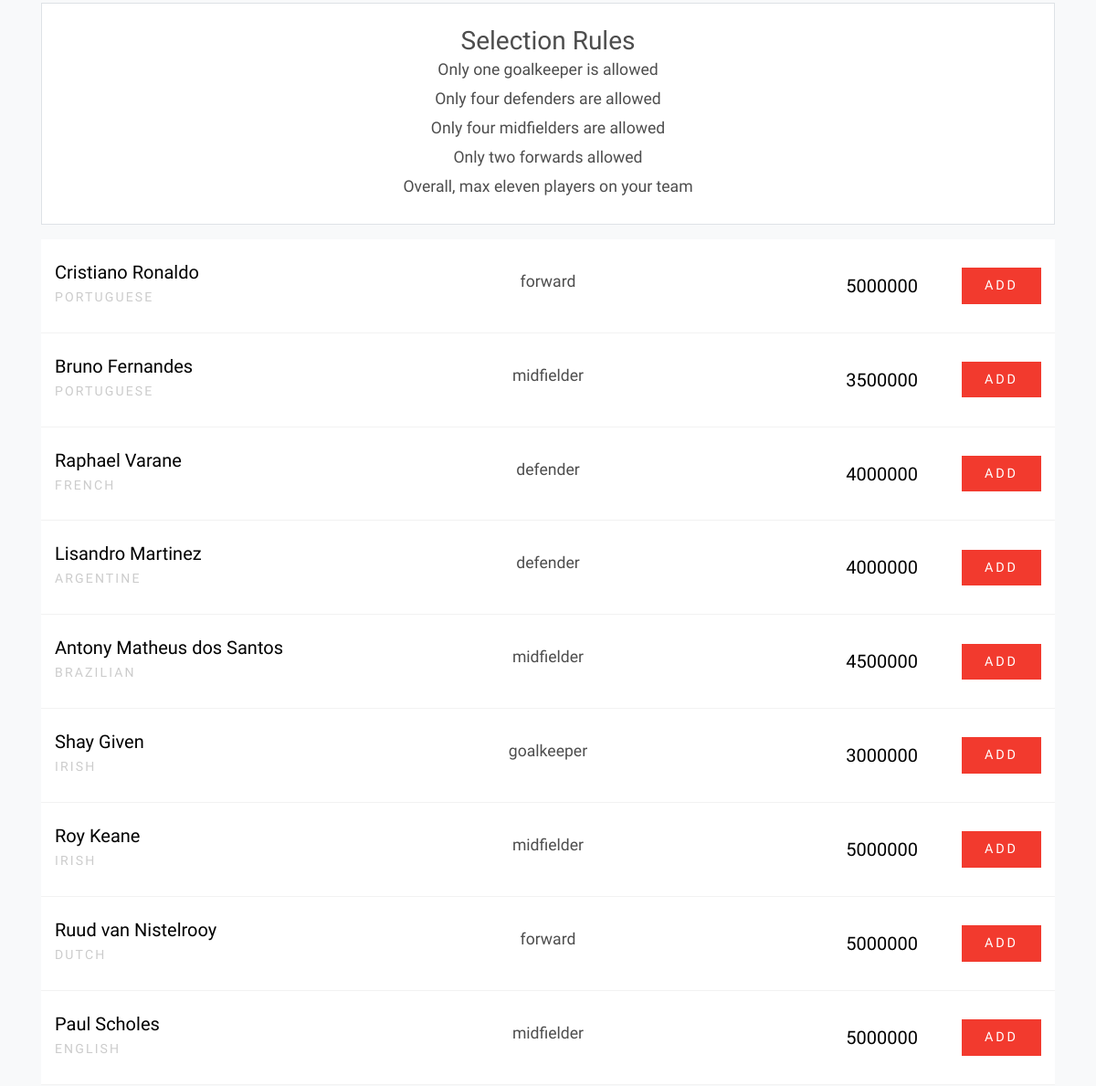
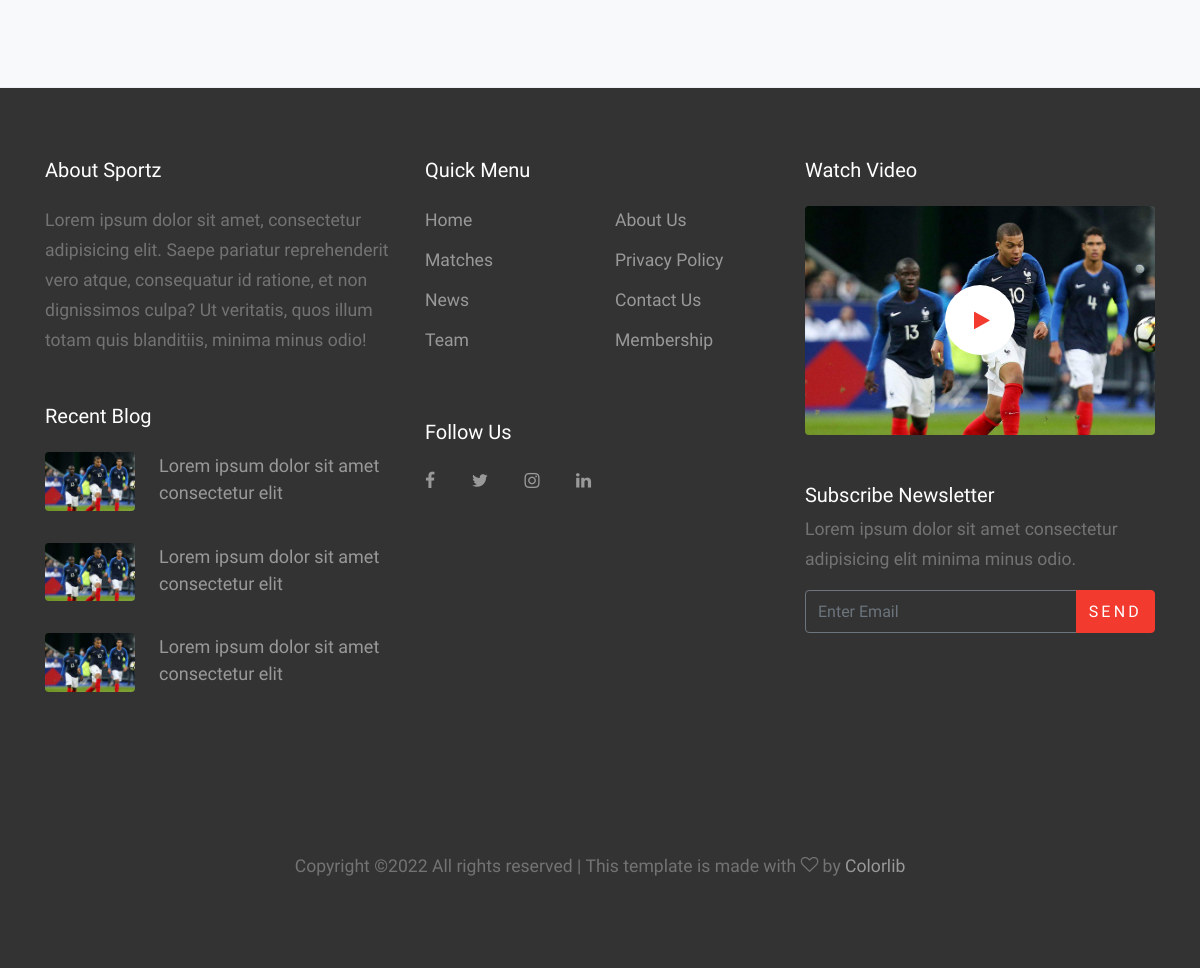
The page /players/ (signed in, lower part) on the database as committed earlier (2 pictures, top to bottom).
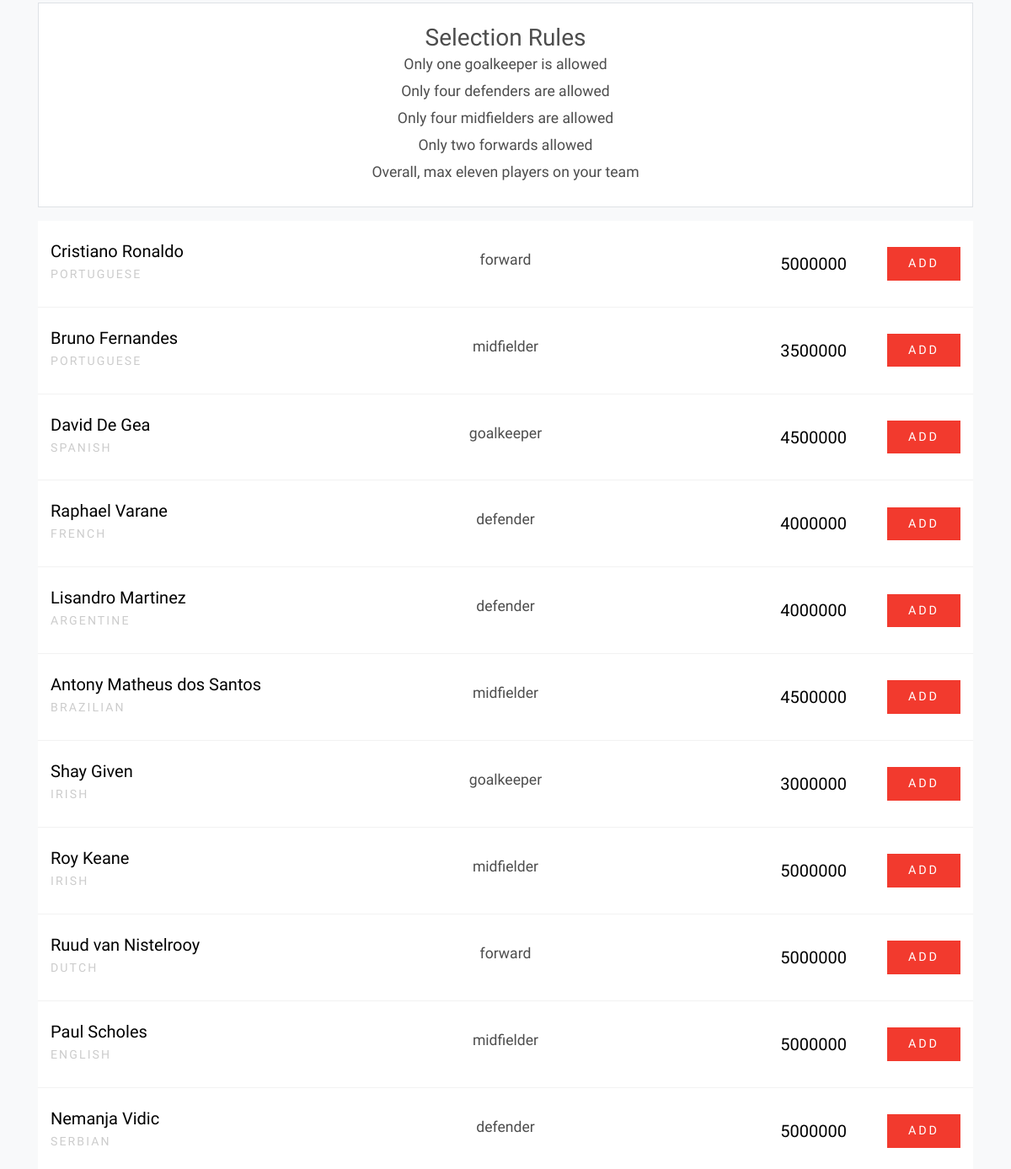
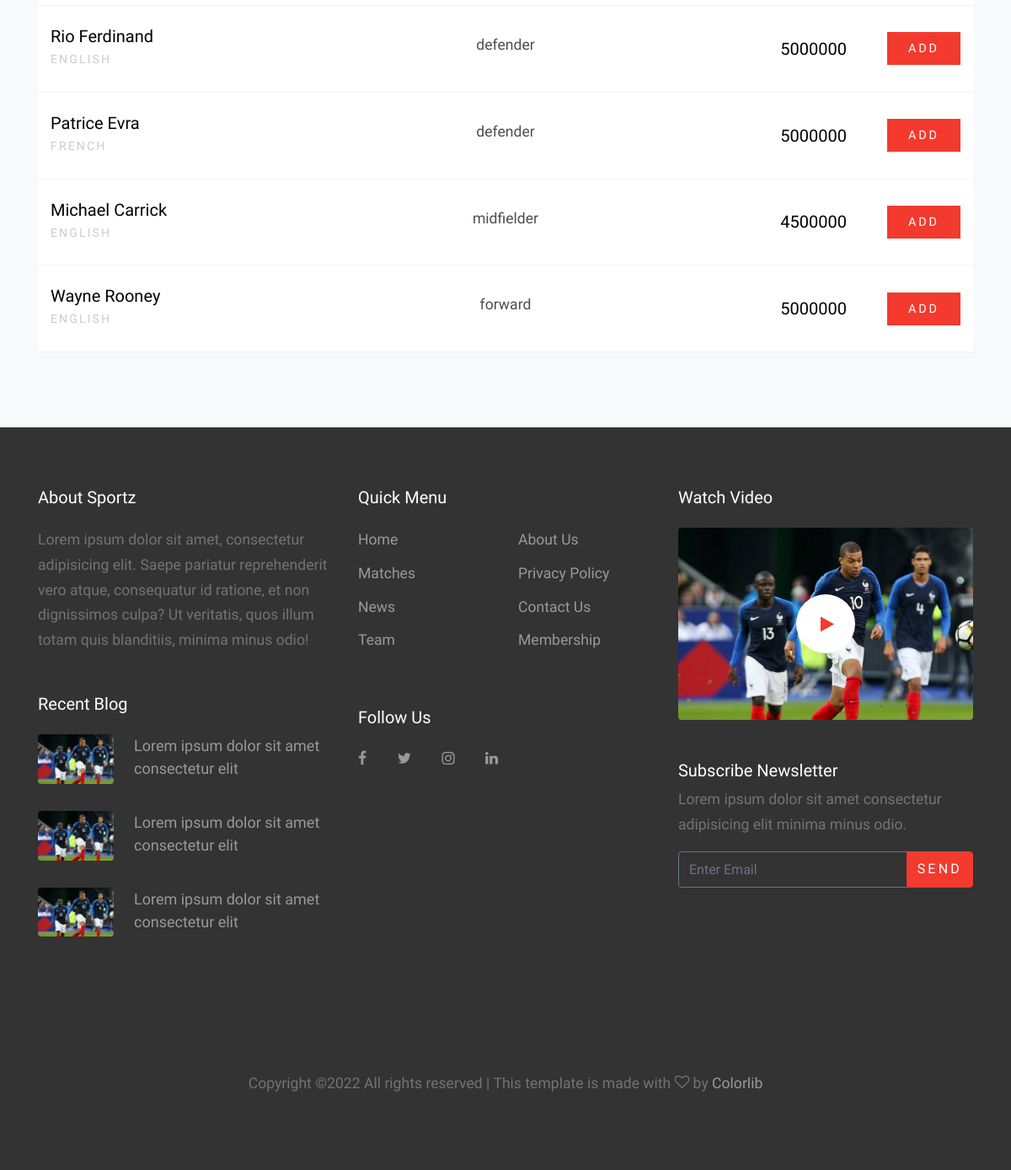
The same page on the database as committed later (2 pictures, top to bottom).
### players/models.py (models this page shows)
class PlayerList(models.Model):
    userid = models.IntegerField(null=True)
    firstname = models.CharField(max_length=255)
    surname = models.CharField(max_length=255)
    nationality = models.CharField(max_length=255)
    position = models.CharField(max_length=255)
    value = models.IntegerField()

### players/views.py (the view)
# urls.py: path('players/', include(('players.urls', 'players'), namespace='players')),
def players(request):
  userLoggedIn = ""
  if "user" in request.session:
    userLoggedIn = UserLoginReg.objects.get(id=request.session['user'])
    if userLoggedIn:
      playersList = PlayerList.objects.filter(userid=None)
      context= {
        'playersList' : playersList,
        'user' : userLoggedIn,
        'request': request.session['user']
      }
    template = loader.get_template('players.html')
    if userLoggedIn:
      return HttpResponse(template.render(context, request))
  else:
    return redirect("loginregistration:login")

### players/templates/players.html (shortened to what this page needs)
{% extends 'master.html' %}
{% load static %}
  {% block main %}
    <div class="site-blocks-vs site-section bg-light">
      <div class="container">
        <div class="row">
          <div class="col-md-12 h-100">
            <div class="p-4 border mb-3 bg-white" style="text-align: center;">
              <h3 class="mb-0">Selection Rules</h3>
              <table class="scoring" style="margin-left: auto;margin-right:auto;">
                <tr>
                    <td>Only one goalkeeper is allowed</td>
                </tr>
                <tr>
                    <td>Only four defenders are allowed</td>
                </tr>
                <tr>
                    <td>Only four midfielders are allowed</td>
                </tr>
                <tr>
                    <td>Only two forwards allowed</td>
                </tr>
                <tr>
                  <td>Overall, max eleven players on your team</td>
                </tr>
              </table>
            </div>
          </div>
        </div>
        <div class="row">
          <div class="col-md-12">
            <div class="row align-items-center">
              <div class="col-md-12">
                {% for x in playersList %}
                  <div class="row bg-white align-items-center ml-0 mr-0 py-4 match-entry">
                    <div class="col-md-4 col-lg-4 mb-4 mb-lg-0">
                      <div class="text-center text-lg-left">
                        <div class="d-block d-lg-flex align-items-center">
                          <div class="text">
                            <h3 class="h5 mb-0 text-black">{{ x.firstname }} {{ x.surname }}</h3>
                            <span class="text-uppercase small country">{{ x.nationality }}</span>
                          </div>
                        </div>
                      </div>
                    </div>
                    <div class="col-md-4 col-lg-4 text-center mb-4 mb-lg-0">
                      <div class="d-inline-block">
                        <div class=" py-2 px-4 mb-2 d-inline-block rounded">{{ x.position }}</div>
                      </div>
                    </div>
                    <div class="col-md-4 col-lg-4 text-center text-lg-right">
                      <div class="">
                        <div class="d-block d-lg-flex align-items-center">
                          <div class="text w-100">
                            <h3 class="h5 mb-0 text-black">{{ x.value }}</h3>
                          </div>
                          <div class="mb-0 ml-5">
                            <a href="/players/{{x.id}}" class="btn btn-primary btn-sm px-4 py-2 rounded-0">
                              Add
                            </a>
                          </div>
                        </div>
                      </div>
                    </div>
                  </div>
                {% endfor %}
              </div>
            </div>
          </div>
        </div>
      </div>
    </div>
{% endblock %}

### templates/master.html (shortened to what this page needs)
{% load static %}
<!DOCTYPE html>
<html lang="en">
  <head>
    <link rel="stylesheet" href="{% static 'fonts/icomoon/style.css' %}">
    <link rel="stylesheet" href="{% static 'css/bootstrap.min.css' %}">
    <link rel="stylesheet" href="{% static 'css/magnific-popup.css' %}">
    <link rel="stylesheet" href="{% static 'css/jquery-ui.css' %}">
    <link rel="stylesheet" href="{% static 'css/owl.carousel.min.css' %}">
    <link rel="stylesheet" href="{% static 'css/owl.theme.default.min.css' %}">
    <link rel="stylesheet" href="{% static 'css/aos.css' %}">
    <link rel="stylesheet" href="{% static 'css/style.css' %}">
  </head>
  <body>
  <div class="site-wrap">
    {% block main %}
    {% endblock %}
    <footer class="site-footer border-top">
        <div class="container">
          <div class="row">
            <div class="col-lg-4">
              <div class="mb-5">
                <h3 class="footer-heading mb-4">About Sportz</h3>
                <p>Lorem ipsum dolor sit amet, consectetur adipisicing elit. Saepe pariatur reprehenderit vero atque, consequatur id ratione, et non dignissimos culpa? Ut veritatis, quos illum totam quis blanditiis, minima minus odio!</p>
              </div>
              <div class="mb-5">
                <h3 class="footer-heading mb-4">Recent Blog</h3>
                <div class="block-25">
                  <ul class="list-unstyled">
                    <li class="mb-3">
                      <a href="#" class="d-flex">
                        <figure class="image mr-4">
                          <img src="{% static 'images/img_1.jpg' %}" alt="" class="img-fluid">
                        </figure>
                        <div class="text">
                          <h3 class="heading font-weight-light">Lorem ipsum dolor sit amet consectetur elit</h3>
                        </div>
                      </a>
                    </li>
                    <li class="mb-3">
                      <a href="#" class="d-flex">
                        <figure class="image mr-4">
                          <img src="{% static 'images/img_1.jpg' %}" alt="" class="img-fluid">
                        </figure>
                        <div class="text">
                          <h3 class="heading font-weight-light">Lorem ipsum dolor sit amet consectetur elit</h3>
                        </div>
                      </a>
                    </li>
                    <li class="mb-3">
                      <a href="#" class="d-flex">
                        <figure class="image mr-4">
                          <img src="{% static 'images/img_1.jpg' %}" alt="" class="img-fluid">
                        </figure>
                        <div class="text">
                          <h3 class="heading font-weight-light">Lorem ipsum dolor sit amet consectetur elit</h3>
                        </div>
                      </a>
                    </li>
                  </ul>
                </div>
              </div>
            </div>
            <div class="col-lg-4 mb-5 mb-lg-0">
              <div class="row mb-5">
                <div class="col-md-12">
                  <h3 class="footer-heading mb-4">Quick Menu</h3>
                </div>
                <div class="col-md-6 col-lg-6">
                  <ul class="list-unstyled">
                    <li><a href="#">Home</a></li>
                    <li><a href="#">Matches</a></li>
                    <li><a href="#">News</a></li>
                    <li><a href="#">Team</a></li>
                  </ul>
                </div>
                <div class="col-md-6 col-lg-6">
                  <ul class="list-unstyled">
                    <li><a href="#">About Us</a></li>
                    <li><a href="#">Privacy Policy</a></li>
                    <li><a href="#">Contact Us</a></li>
                    <li><a href="#">Membership</a></li>
                  </ul>
                </div>
              </div>
              <div class="row">
                <div class="col-md-12">
                  <h3 class="footer-heading mb-4">Follow Us</h3>
                  <div>
                    <a href="#" class="pl-0 pr-3"><span class="icon-facebook"></span></a>
                    <a href="#" class="pl-3 pr-3"><span class="icon-twitter"></span></a>
                    <a href="#" class="pl-3 pr-3"><span class="icon-instagram"></span></a>
                    <a href="#" class="pl-3 pr-3"><span class="icon-linkedin"></span></a>
                  </div>
                </div>
              </div>
            </div>
            <div class="col-lg-4 mb-5 mb-lg-0">
              <div class="mb-5">
                <h3 class="footer-heading mb-4">Watch Video</h3>
                <div class="block-16">
                  <figure>
                    <a href="https://vimeo.com/channels/staffpicks/93951774" class="play-button popup-vimeo"><span class="icon-play"></span></a>
                  </figure>
                </div>
              </div>
              <div class="mb-5">
                <h3 class="footer-heading mb-2">Subscribe Newsletter</h3>
                <p>Lorem ipsum dolor sit amet consectetur adipisicing elit minima minus odio.</p>
                <form action="#" method="post">
                  <div class="input-group mb-3">
                    <input type="text" class="form-control border-secondary text-white bg-transparent" placeholder="Enter Email" aria-label="Enter Email" aria-describedby="button-addon2">
                    <div class="input-group-append">
                      <button class="btn btn-primary" type="button" id="button-addon2">Send</button>
                    </div>
                  </div>
                </form>
              </div>
            </div>
          </div>
          <div class="row pt-5 mt-5 text-center">
            <div class="col-md-12">
              <p>
              Copyright &copy; All rights reserved | This template is made with <i class="icon-heart-o" aria-hidden="true"></i> by <a href="https://colorlib.com" target="_blank" >Colorlib</a>
              </p>
            </div>
          </div>
        </div>
      </footer>
    </div>
    </body>
  </html>

### static/css/style.css (style rules this page uses)
body { line-height: 1.7; color: #4d4d4d; font-weight: 300; font-size: 1.1rem; }
a { -webkit-transition: .3s all ease; -o-transition: .3s all ease; transition: .3s all ease; }
.text-black { color: #000 !important; }
.site-wrap:before { -webkit-transition: .3s all ease-in-out; -o-transition: .3s all ease-in-out; transition: .3s all ease-in-out; background: rgba(0, 0, 0, 0.6); content: ""; position: absolute; z-index: 2000; top: 0; left: 0; right: 0; bottom: 0; opacity: 0; visibility: hidden; }
.btn { text-transform: uppercase; position: relative; -webkit-transition: 0.2s all ease-in-out !important; -o-transition: 0.2s all ease-in-out !important; transition: 0.2s all ease-in-out !important; top: 0; letter-spacing: .05em; }
.btn.btn-sm { font-size: 0.9rem; }
.btn.btn-primary { font-weight: 300; letter-spacing: .2em; }
.form-control { height: 43px; }
.site-section { padding: 2.5em 0; }
@media (min-width: 768px) { .site-section { padding: 5em 0; } }
.border-top { border-top: 1px solid #edf0f5 !important; }
.site-footer { padding: 4em 0; background: #333333; }
.site-footer p { color: #737373; }
.site-footer h2, .site-footer h3, .site-footer h4, .site-footer h5 { color: #fff; }
.site-footer a { color: #999999; }
.site-footer ul li { margin-bottom: 10px; }
.site-footer .footer-heading { font-size: 20px; color: #fff; }
.site-blocks-vs .country { color: rgba(255, 255, 255, 0.7); }
.match-entry { position: relative; -webkit-transition: .2s all ease-in-out; -o-transition: .2s all ease-in-out; transition: .2s all ease-in-out; border-bottom: 1px solid rgba(0, 0, 0, 0.05); }
.match-entry .small { color: #ccc; font-weight: normal; letter-spacing: .15em; }
.block-16 figure { position: relative; }
.block-16 figure .play-button { position: absolute; top: 50%; left: 50%; -webkit-transform: translate(-50%, -50%); -ms-transform: translate(-50%, -50%); transform: translate(-50%, -50%); font-size: 20px; width: 70px; height: 70px; background: #fff; display: block; border-radius: 50%; opacity: 1; color: #f23a2e !important; }
.block-16 figure .play-button > span { position: absolute; left: 55%; top: 50%; -webkit-transform: translate(-60%, -50%); -ms-transform: translate(-60%, -50%); transform: translate(-60%, -50%); }
.block-25 ul, .block-25 ul li { padding: 0; margin: 0; }
.block-25 ul li a .image { -webkit-box-flex: 0; -ms-flex: 0 0 90px; flex: 0 0 90px; }
.block-25 ul li a .image img { border-radius: 4px; max-width: 100%; opacity: 1; -webkit-transition: .3s all ease-in-out; -o-transition: .3s all ease-in-out; transition: .3s all ease-in-out; }
.block-25 ul li a .text .heading { font-size: 18px; line-height: 1.5; margin: 0; padding: 0; -webkit-transition: .3s all ease; -o-transition: .3s all ease; transition: .3s all ease; color: #999999; }

Rows that differ between the two databases and show on the page:
now on this page (row edited): PlayerList: firstname "David", surname "De Gea", nationality "SPANISH", position "goalkeeper", value "4500000"
added PlayerList: firstname "Nemanja", surname "Vidic", nationality "SERBIAN", position "defender", value "5000000"
added PlayerList: firstname "Rio", surname "Ferdinand", nationality "ENGLISH", position "defender", value "5000000"
added PlayerList: firstname "Patrice", surname "Evra", nationality "FRENCH", position "defender", value "5000000"
added PlayerList: firstname "Michael", surname "Carrick", nationality "ENGLISH", position "midfielder", value "4500000"
added PlayerList: firstname "Wayne", surname "Rooney", nationality "ENGLISH", position "forward", value "5000000"
